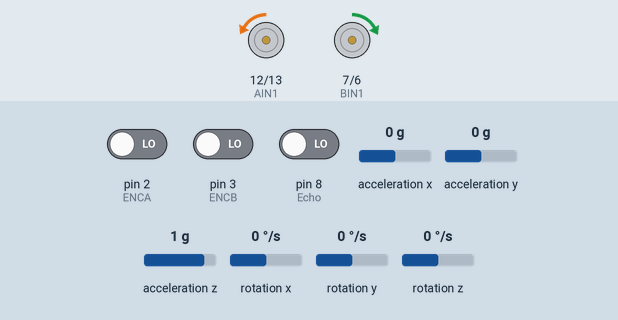
Recording of a sketch running on a simulated Arduino Uno, built with avr-gcc and run on an emulated ATmega328P. Parts: motor-driver pin pairs drawn as motors (green arrow = first pin HIGH = forward, orange = second pin HIGH = backward, longer = more drive, scaled by the enable pin). The inputs (shaded band) are chosen by the test bench; at power-on: acceleration y 0 g, acceleration x 0 g, rotation x 0 °/s, rotation z 0 °/s, pin 2 (ENCA) LOW, pin 3 (ENCB) LOW, pin 8 (Echo) LOW, acceleration z 1 g, rotation y 0 °/s.

Above: at 4.2 s.
4.3 s: acceleration y set to -1.4 g
At 4.32 s:
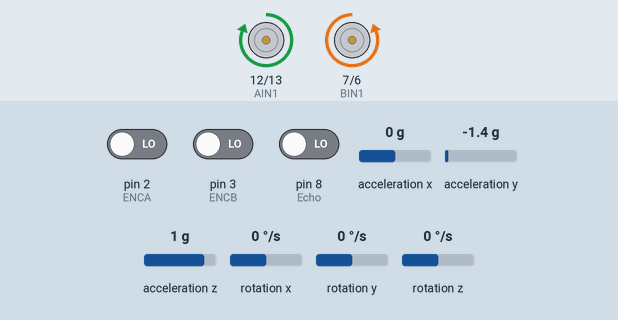
5.8 s: acceleration y set to -1 g
At 6.2 s:
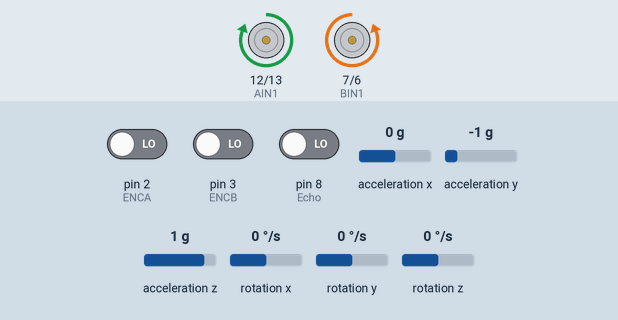
7.3 s: acceleration y set to 0.8 g
At 8.2 s:
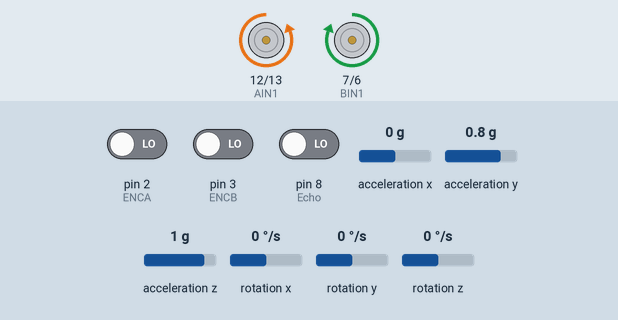
8.9 s: acceleration x set to -1.4 g
At 10.3 s:
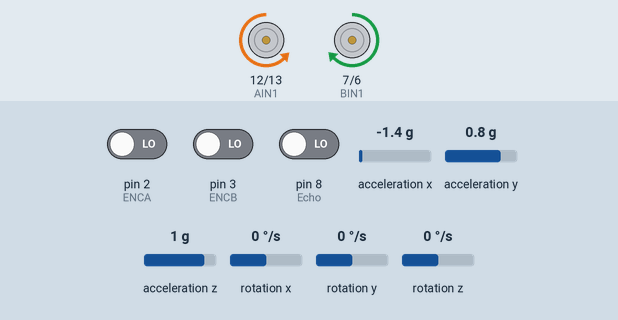
10.6 s: rotation x set to 44 °/s
At 11.3 s:
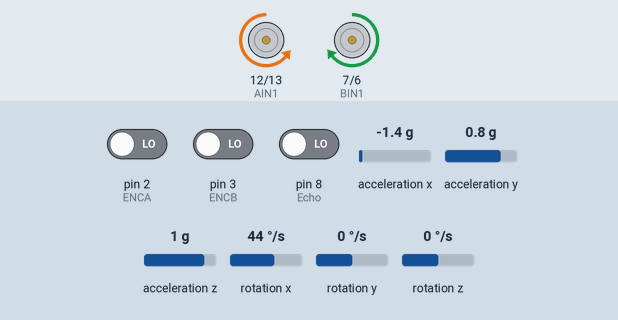
12.1 s: rotation z set to -192 °/s
At 13.3 s:
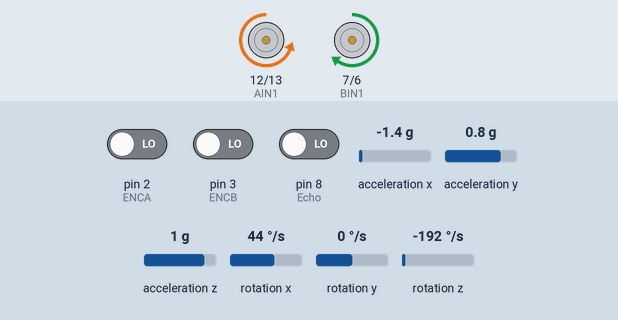
Timing chart, 0 to 14.6 s (numbered marks = the images above; inputs shaded):
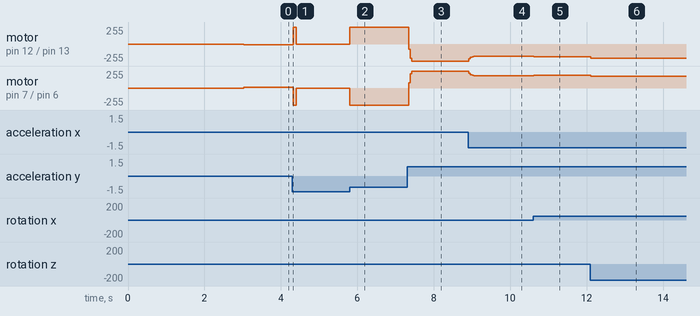

The sketch:

main.ino
```cpp
#include "Config.h"
#include "Motor.h"
#include "Encoder.h"
#include "Imu.h"
#include "Bt.h"
#include "Ultrasonic.h"
#include "PID.h"

// ===== definitions for extern =====
int PWM;
int PWM_A = 0;
int PWM_B = 0;
int SCA = Start_PWMA;
int SCB = Start_PWMB;
unsigned long lastSend = 0;
long AS, BS;
static uint32_t lastControlUs = 0;
static const uint32_t CONTROL_PERIOD_US = 5000; // 5ms = 5000us

void setup() {
  Serial.begin(9600);

  Encoder_init();
  Motor_Init();
  init_mpu();
  // ultra_init();
  btBegin();

  lastControlUs = micros();
}

void loop() {
  static uint32_t lastUltraMs = 0;

  if (millis() - lastUltraMs >= 40) {   // 40Hz
    lastUltraMs = millis();

    float d = GetDistance();           // ⚠️ 阻塞函数，只能放这里
    updateAvoidanceTargetAngle(d);     // 更新 Balance_Angle / crash
  }
//5ms loop
  uint32_t nowUs = micros();
  if ((uint32_t)(nowUs - lastControlUs) >= CONTROL_PERIOD_US) {
    // 防止累积漂移：按固定周期推进
    lastControlUs += CONTROL_PERIOD_US;

    // 算控制 + 输出电机（这两句尽量保持轻量）
    PID_PWMcount(&PWM_A,&PWM_B);
    Wheel_drive(PWM_A,PWM_B, SCA, SCB);
  }
  encoderSamplePulses(AS,BS,40);
  // ===== 2) 非实时任务：尽量别太耗时、别 delay =====
  Bluetooth_Debug();

  if (millis() - lastSend > 500) {
    lastSend = millis();
    sendTelemetry();
  }

}
```

Bt.cpp
```cpp
#include "Bt.h"
#include <SoftwareSerial.h>

static SoftwareSerial BT(BT_RX, BT_TX);   // RX, TX

void btBegin() {
    BT.begin(9600);
}

bool btAvailable() {
    return BT.available();
}

char btRead() {
    return BT.read();
}

void btWrite(char c) {
    BT.write(c);
}

void btWriteString(const char* s) {
    BT.print(s);
}

void btWriteFloat(float f) {
    BT.print(f);
}
```

Bt.h
```cpp
#pragma once
#include "Config.h"

void btBegin();
bool btAvailable();
char btRead(); // read a bit
void btWrite(char c); // Send a bit
void btWriteString(const char* s);
void btWriteFloat(float f);
```

Encoder.cpp
```cpp
#include "Encoder.h"
#include <Arduino.h>

// ISR 会修改，必须 volatile
static volatile long pulse_countA = 0;
static volatile long pulse_countB = 0;

// 采样计时
static unsigned long lastSampleMs = 0;

void Encoder_init() {
  pinMode(ENCA, INPUT);
  pinMode(ENCB, INPUT);
  pinMode(PMA, INPUT);
  pinMode(PMB, INPUT);

  // 建议用 CHANGE 更细，但你原来用 RISING 也能用（分辨率更低）
  // attachInterrupt(digitalPinToInterrupt(ENCA), readEncoderA, CHANGE);
  // attachInterrupt(digitalPinToInterrupt(ENCB), readEncoderB, CHANGE);

  attachInterrupt(digitalPinToInterrupt(ENCA), readEncoderA, RISING);
  attachInterrupt(digitalPinToInterrupt(ENCB), readEncoderB, RISING);

  lastSampleMs = millis();
}

// 左轮（或电机A）编码器中断
void readEncoderA() {
  // 注意：你用 RISING 的话 a 永远是 HIGH（这一瞬间），其实不需要读 a
  // 方向判断靠另一相 b 就够了。为了保持你原逻辑，我保留写法。
  int a = digitalRead(ENCA);
  int b = digitalRead(PMA);
  if (a == b) pulse_countA++;   // forward
  else        pulse_countA--;   // backward
}

// 右轮（或电机B）编码器中断
void readEncoderB() {
  int a = digitalRead(ENCB);
  int b = digitalRead(PMB);
  if (a == b) pulse_countB++;   // forward
  else        pulse_countB--;   // backward
}

/**
 * @brief 固定时间窗采样：返回这段时间内左右轮脉冲数，并清零计数
 * @param pA 输出：A轮脉冲数（可正可负）
 * @param pB 输出：B轮脉冲数（可正可负）
 * @param window_ms 采样窗口（建议 40ms，或 20ms）
 * @return 是否到达采样时间窗
 */
bool encoderSamplePulses(long& pA, long& pB, uint16_t window_ms) {
  unsigned long now = millis();
  if ((uint16_t)(now - lastSampleMs) < window_ms) return false;

  noInterrupts();
  pA = -pulse_countA;
  pB = pulse_countB;
  pulse_countA = 0;
  pulse_countB = 0;
  interrupts();

  lastSampleMs = now;
  return true;
}

/**
 * @brief 固定时间窗采样：直接返回左右脉冲和（速度环常用）
 * @param sum 输出：pA + pB
 * @param window_ms 采样窗口（建议 40ms）
 * @return 是否到达采样时间窗
 */
bool encoderSampleSum(long& sum, uint16_t window_ms) {
  long a, b;
  if (!encoderSamplePulses(a, b, window_ms)) return false;
  sum = a + b;
  return true;
}

/**
 * @brief 仍保留 RPM 接口（可选），但平衡车速度环建议用脉冲数接口
 */
bool encoderSampleRPM(float& rpmA, float& rpmB) {
  const uint16_t window_ms = 10; // 你原来 10ms
  unsigned long now = millis();
  if ((uint16_t)(now - lastSampleMs) < window_ms) return false;

  long countA, countB;
  noInterrupts();
  countA = pulse_countA;
  countB = pulse_countB;
  pulse_countA = 0;
  pulse_countB = 0;
  interrupts();

  const float ticks_per_rev = pulses_per_rev * gear_ratio; // 输出轴一圈脉冲数
  float dt = (now - lastSampleMs) / 1000.0f;
  rpmA = (countA / ticks_per_rev) / dt * 60.0f;
  rpmB = (countB / ticks_per_rev) / dt * 60.0f;

  lastSampleMs = now;
  return true;
}

// #include "Encoder.h"
// #include <Arduino.h>

// // volatile 供中断修改
// static volatile long pulse_countA = 0;
// static volatile long pulse_countB = 0;

// static unsigned long lastTimeMs = 0;

// void Encoder_init(){
//   pinMode(ENCA, INPUT);
//   pinMode(ENCB, INPUT);
//   pinMode(PMA, INPUT);
//   pinMode(PMB, INPUT);
//   attachInterrupt(digitalPinToInterrupt(ENCA), readEncoderA, RISING);
//   attachInterrupt(digitalPinToInterrupt(ENCB), readEncoderB, RISING);
// }

// void readEncoderA() {
//   int a = digitalRead(ENCA);
//   int b = digitalRead(PMA);
//   if (a == b) pulse_countA++;   // forward
//   else pulse_countA--;         //backward
// }

// void readEncoderB() {
//   int a = digitalRead(ENCB);
//   int b = digitalRead(PMB);
//   if (a == b) pulse_countB++;   // forward
//   else pulse_countB--;         //backward
// }

// /*void Encoder_Get(){
//   if (millis() - lastTime >= 1000) {
//     noInterrupts();
//     long countA = pulse_countA;
//     long countB = pulse_countB;
//     pulse_countA = 0;
//     pulse_countB = 0;
//     interrupts();

//     rpmA = ((float)countA / (pulses_per_rev * gear_ratio)) * 280;
//     rpmB = ((float)countB / (pulses_per_rev * gear_ratio)) * 280;
//     Serial.print("SpeedA: ");
//     Serial.print(rpmA);
//     Serial.println(" RPM");
//     lastTime = millis();
//   }
// }*/

// bool encoderSampleRPM(float& rpmA, float& rpmB) {
//   if (millis() - lastTimeMs < 10) return false;

//   noInterrupts();
//   long countA = pulse_countA;
//   long countB = pulse_countB;
//   pulse_countA = 0;
//   pulse_countB = 0;
//   interrupts();

//   const float ticks_per_rev = pulses_per_rev * gear_ratio; // 输出轴一圈脉冲数
//   float dt = (millis() - lastTimeMs) / 1000.0;
//   rpmA = (countA / ticks_per_rev) / dt * 60.0;
//   rpmB = -(countB / ticks_per_rev) / dt * 60.0;


//   lastTimeMs = millis();
//   return true;
// }
```

Encoder.h
```cpp
#pragma once
#include "Config.h"

void Encoder_init();
bool encoderSampleSum(long& sum, uint16_t window_ms);
bool encoderSamplePulses(long& pA, long& pB, uint16_t window_ms);
bool encoderSampleRPM(float& rpmA, float& rpmB);

void readEncoderA();
void readEncoderB();
```

Imu.cpp
```cpp
#include "Imu.h"
#include <Wire.h>
#include <MPU6050_tockn.h>

static MPU6050 mpu(Wire);
static uint32_t lastPrintMs = 0;

void init_mpu(){
  Wire.begin();
  mpu.begin();
  mpu.calcGyroOffsets(-1.21, 0.74, 0.21);//need tuning
}

void get_angle(float &x, float &y, float &z){
  mpu.update();
  x=mpu.getAngleX();
  y=mpu.getAngleY();
  z=mpu.getAngleZ();
}

void get_acc(float &x, float &y, float &z){
  mpu.update();
  x=mpu.getAccX();
  y=mpu.getAccY();
  z=mpu.getAccZ();
}

void get_gyro(float &x, float &y, float &z){
  mpu.update();
  x=mpu.getGyroX();
  y=mpu.getGyroY();
  z=mpu.getGyroZ();
}

void get_dataX(float &Ang_x, float &Acc_x, float &Gyro_x){
  mpu.update();
  Ang_x=mpu.getAngleX();
  Acc_x=mpu.getAccX();
  Gyro_x=mpu.getGyroX();
}

void get_dataZ(float &Ang_z, float &Acc_z, float &Gyro_z){
  mpu.update();
  Ang_z=mpu.getAngleZ();
  Acc_z=mpu.getAccZ();
  Gyro_z=mpu.getGyroZ();
}


bool imuPollAndPrint() {
  mpu.update();
  uint32_t now = millis();
  if (now - lastPrintMs < 1000) return false;

  lastPrintMs = now;
  Serial.print("angleX: "); Serial.print(mpu.getAngleX());
  // Serial.print("  AccX: ");  Serial.print(mpu.getAccX());
  // Serial.print("  GyroX: "); Serial.println(mpu.getGyroX());
  return true;
}
```

Imu.h
```cpp
#pragma once
#include "Config.h"

void init_mpu();
void get_angle(float &x, float &y, float &z);
void get_acc(float &x, float &y, float &z);
void get_gyro(float &x, float &y, float &z);
void get_dataX(float &Ang_x, float &Acc_x, float &Gyro_x);
void get_dataZ(float &Ang_z, float &Acc_z, float &Gyro_z);
bool imuPollAndPrint();
```

Motor.cpp
```cpp
#include "Motor.h"
#include <Arduino.h>

void Motor_Init(){
  pinMode(AIN1, OUTPUT);
  pinMode(AIN2, OUTPUT);
  pinMode(BIN1, OUTPUT);
  pinMode(BIN2, OUTPUT);
  pinMode(PWMA, OUTPUT);
  pinMode(PWMB, OUTPUT);

}

void serial_Debug(){
  while(Serial.available()){
    char Receive_Char = Serial.read();//use keyboard to test
    switch(Receive_Char){
      case '1' : PWM++; break;
      case '2' : PWM--; break;
      case '0' : PWM = 0; break;
      case '3' : PWM = 245; break;
      case '4' : PWM = -245; break;
    }
  }
  // Serial.print("PWM:"); Serial.println(PWM);
}

static void MOTOR_logic(int P1, int P2, int PWM_pin, int pwmx, int SC){
  pwmx = constrain(pwmx, (-255+SC), (255-SC)); //set limit

  if (pwmx == 0){
    digitalWrite(P1, HIGH);
    digitalWrite(P2, HIGH);
    analogWrite(PWM_pin, 0);
  }

  if (pwmx > 0){ //forward rotation
    digitalWrite(P1, LOW);
    digitalWrite(P2, HIGH);
    analogWrite(PWM_pin, pwmx+SC);
  }

   if (pwmx < 0){ //backward rotation
    digitalWrite(P1, HIGH);
    digitalWrite(P2, LOW);
    analogWrite(PWM_pin, -(pwmx-SC));
  }
}

void Wheel_drive(int pwm_a, int pwm_b, int SCA, int SCB){
  MOTOR_logic(AIN1, AIN2, PWMA, pwm_a, SCA);
  // MOTOR_logic(BIN1, BIN2, PWMB, -pwm);//two wheels are opposite, use negative value here
  MOTOR_logic(BIN1, BIN2, PWMB, -pwm_b, SCB);
}
```

Motor.h
```cpp
#pragma once
#include "Config.h"

void Motor_Init();
void serial_Debug();
void Wheel_drive(int pwm_a, int pwm_b, int SCA, int SCB);
```

PID.cpp
```cpp
#include "PID.h"
#include "Imu.h"
#include "Bt.h"
#include <math.h>
#include "Encoder.h"

#define ANGLE_DIR   (+1)
#define GYRO_DIR    (+1)
#define PWM_DIR     (+1)
//pid parameter
static float Kp_angle = 7.0f;
static float Kd_angle = 0.15f;
static float Kp_speed = 5.0f;//0.1f;
static float Ki_speed = Kp_speed/200;//0.005f;
// IMU
static float AngleX, AccX, GyX;
static float AngleZ, AccZ, GyZ;
static float Balance_Angle = -0.3f;

static float gyro_f = 0.0f, angle_f = 0.0f;
static float beta = 0.7f;

static long Target_speed = 0;

static float Encoder = 0.0f;
static float Encoder_Integral = 0.0f;
static int Velocity_Pwm = 0;

//turning
static float Kp_turn = 0.5f;
static float Kd_turn = -0.1f;
static float turn_cmd = 0.0f;
static const float TURN_CMD = 40.0f;
static const float TURN_PWM_MAX = 100.0f;

//avoidance
static const float D_SLOW  = 40.0f;
static const float D_STOP  = 20.0f;
static const float D_BACK  = 12.0f;
static const float D_CRASH = 6.0f;
static volatile bool crashLatched = false;

static inline int balance_pd(float angle_meas, float gyro_meas)
{
    float Bias = angle_meas - Balance_Angle;
    float out  = Kp_angle * Bias + Kd_angle * gyro_meas;
    return (int)out;
}

static inline int velocity_pi_update(long speed_pulses_40ms, long target_pulses_40ms)
{
    // Encoder_Least = meas - target
    float Encoder_Least = (float)(speed_pulses_40ms - target_pulses_40ms);
    Encoder = 0.5f * Encoder + 0.5f * Encoder_Least;
    Encoder_Integral += Encoder;

    // intigral limitation
    Encoder_Integral = constrain(Encoder_Integral, -300.0f, 300.0f);

    float out = Kp_speed * Encoder + Ki_speed * Encoder_Integral;
    return (int)out;
}

static inline int turn_pd(float gyro_z)
{

    float out = (-Kp_turn * turn_cmd) + (Kd_turn * gyro_z);

    //limit
    out = constrain(out, -TURN_PWM_MAX, TURN_PWM_MAX);
    return (int)out;
}

void PID_PWMcount(int *pwmL, int *pwmR)
{

    if (crashLatched) {
        Encoder_Integral = 0.0f;
        Velocity_Pwm = 0;
        *pwmL = 0;
        *pwmR = 0;
        return;
    }
    get_dataX(AngleX, AccX, GyX);
    get_dataZ(AngleZ, AccZ, GyZ);

    float gyro_raw  = (float)GYRO_DIR  * GyX;
    float angle_raw = (float)ANGLE_DIR * AngleX;

    gyro_f  = gyro_raw;
    angle_f = beta  * angle_f + (1.0f - beta)  * angle_raw;

    int Balance_Pwm = balance_pd(angle_f, gyro_f);

    long sumPulses40ms = 0;
    if (encoderSampleSum(sumPulses40ms, 40)) {
        Velocity_Pwm = velocity_pi_update(sumPulses40ms, Target_speed);
    }

    int Motor = Balance_Pwm - Velocity_Pwm;
    int TurnPWM = turn_pd(GyZ);

    if (fabsf(angle_f) > 50.0f) {
        Encoder_Integral = 0.0f;
        Velocity_Pwm = 0;
        *pwmL = 0;
        *pwmR = 0;
        return;
    }
    // Serial.println(Velocity_Pwm);
    int left  = Motor + TurnPWM;
    int right = Motor - TurnPWM;

    left  = PWM_DIR * left;
    right = PWM_DIR * right;

    left  = constrain(left,  -255, 255);
    right = constrain(right, -255, 255);

    *pwmL = (int)left;
    *pwmR = (int)right;
}

void Bluetooth_Debug(){
    while (btAvailable()){
        char Receive = btRead();
        // Serial.println(Balance_Angle);
        // Serial.println(Receive);
        if (Receive == '\n' || Receive == '\r') continue;
        switch (Receive){
            case '1': Balance_Angle += 0.1;break;
            case '2': Balance_Angle -= 0.1;break;
            case '3':Kp_speed += 0.05 ;break;
            case '4':Kp_speed -= 0.05 ;break;
            case '5':Ki_speed += 0.05 ;break;
            case '6':Ki_speed -= 0.05 ;break;
            case '7': Kd_angle += 0.02;break;
            case '8': Kd_angle -= 0.02;break;
            case 'S': Balance_Angle = -0.3, turn_cmd = 0.0f;break;
            case 'F': Balance_Angle = -7;break;
            case 'B': Balance_Angle = 7;break;
            case 'L': turn_cmd = -TURN_CMD;break;
            case 'R': turn_cmd = +TURN_CMD;break;
            case '9': sendTelemetry();break;
        }

    }
}

void sendTelemetry() {
    // send datat to app
    btWriteString("ANGLE:");
    btWriteFloat(AngleX);

    btWriteString(";SPEED:");
    btWriteFloat(Velocity_Pwm);

    btWriteString(";KP:");
    btWriteFloat(Kp_speed);

    btWriteString(";KI:");
    btWriteFloat(Ki_speed);

    btWriteString(";KD:");
    btWriteFloat(Kd_angle);

    btWriteString(";BalAng:");
    btWriteFloat(Balance_Angle);

    btWriteString(";\n");
}

void updateAvoidanceTargetAngle(float d_cm)
{
  if (crashLatched) return;
  if (d_cm < 0) {

    return;
  }


  if (d_cm > D_SLOW) {

    return;
  }

  // 2) SLOW DOWN: D_STOP < d <= D_SLOW
  if (d_cm > D_STOP && d_cm <= D_SLOW) {
    float k = (d_cm - D_STOP) / (D_SLOW - D_STOP);
    if (k < 0) k = 0;
    if (k > 1) k = 1;

    Balance_Angle = -0.3+(Balance_Angle*k);
    return;
  }

  // 3) STOP: D_BACK < d <= D_STOP
  if (d_cm > D_BACK && d_cm <= D_STOP) {
    Balance_Angle = -0.3;
    return;
  }

  // 4) BACK: d <= D_BACK
  if (d_cm <= D_BACK) {
    Balance_Angle = 7;
  }

  if (d_cm <= D_CRASH) {
        crashLatched = true;
        Balance_Angle = -0.3;

        // 清积分，避免解锁瞬间冲一下
        Encoder_Integral = 0.0f;
        Velocity_Pwm = 0;
        return;
    }
    return;
}
```

PID.h
```cpp
#pragma once
#include "Config.h"

static inline int balance_pd(float angle_meas, float gyro_meas);
static inline int velocity_pi_update(long speed_pulses_40ms, long target_pulses_40ms);
static inline int turn_pd(float gyro_z);
void PID_PWMcount(int *pwmL, int *pwmR);
// void get_datax(float &angX, float &accX, float &gyroX);
void Bluetooth_Debug();
void sendTelemetry();
void updateAvoidanceTargetAngle(float d_cm);
```

Ultrasonic.cpp
```cpp
#include "Ultrasonic.h"
#include "PID.h"

void ultra_init() {
    pinMode(Trig, OUTPUT);
    pinMode(Echo, INPUT);
}

float GetDistance() {
    // trigger 10µs
    digitalWrite(Trig, LOW);
    delayMicroseconds(2);
    digitalWrite(Trig, HIGH);
    delayMicroseconds(10);
    digitalWrite(Trig, LOW);

    // read
    long duration = pulseIn(Echo, HIGH, 30000);   // 30ms overtime

    if (duration == 0) {
        return -1.0; // overtime
    }

    float distance_cm = duration * 0.034f / 2.0f;
    return distance_cm;
}
```

Ultrasonic.h
```cpp
#pragma once
#include "Config.h"

void ultra_init();
float GetDistance();
```

Config.h
```cpp
#pragma once
#include <Arduino.h>

// ===== Pins =====
#define AIN1 12
#define AIN2 13
#define BIN1 7
#define BIN2 6
#define PWMA 11
#define PWMB 10
#define ENCA 2         // encoder A channel
#define ENCB 3         // encoder B channel
#define PMA  A0        // phase B for motor A
#define PMB  A1        // phase B for motor B
// #define SDA_Pin
// #define SCL_Pin
#define Trig 9
#define Echo 8
#define BT_RX 4   // HC-05 TX --> Arduino pin 4
#define BT_TX 5   // HC-05 RX --> Arduino pin 5

// ===== Values =====
#define Start_PWMA 9   // start compensation A
#define Start_PWMB 10  // start compensation B

//===== Obstalces avoidance =====

// ===== Encoder constants =====
const int   pulses_per_rev = 11;     // per motor shaft
const float gear_ratio     = 20; //89.6/4.667;  // gearbox ratio

// ===== Shared variables (defined in main.ino) =====
extern int PWM;
extern int PWM_A;
extern int PWM_B;
extern int SCA;
extern int SCB;
```

Measured:
- after the input at 4.3 s, motor on pin 12 (AIN1) / pin 13 (AIN2): backward 11/255 → forward 255/255 at once, → stopped 0.08 s later; motor on pin 7 (BIN1) / pin 6 (BIN2): forward 12/255 → backward 255/255 at once, → stopped 0.08 s later
- after the input at 5.8 s, motor on pin 12 (AIN1) / pin 13 (AIN2): stopped → forward 255/255 at once; motor on pin 7 (BIN1) / pin 6 (BIN2): stopped → backward 255/255 at once
- after the input at 7.3 s, motor on pin 12 (AIN1) / pin 13 (AIN2): forward 255/255 → backward 255/255 at once; motor on pin 7 (BIN1) / pin 6 (BIN2): backward 255/255 → forward 255/255 at once
- after the input at 8.9 s, motor on pin 12 (AIN1) / pin 13 (AIN2): backward 255/255 → backward 186/255 at once, → backward 185/255 0.20 s later; motor on pin 7 (BIN1) / pin 6 (BIN2): forward 255/255 → forward 187/255 at once, → forward 186/255 0.20 s later
- after the input at 10.6 s, motor on pin 12 (AIN1) / pin 13 (AIN2): backward 185/255 → backward 192/255 at once; motor on pin 7 (BIN1) / pin 6 (BIN2): forward 186/255 → forward 193/255 at once
- after the input at 12.1 s, motor on pin 12 (AIN1) / pin 13 (AIN2): backward 192/255 → backward 211/255 at once; motor on pin 7 (BIN1) / pin 6 (BIN2): forward 193/255 → forward 174/255 at once
